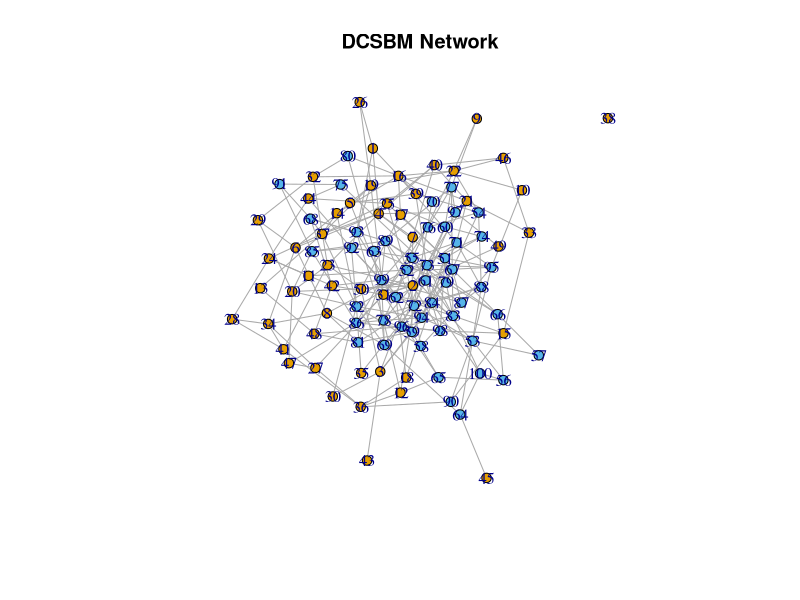

Recreate this plot in R.
# Load the igraph package
if (!require("igraph")) {
  install.packages("igraph")
}
library(igraph)

# Function to generate a DCSBM graph with gamma, alpha, and B as inputs, and an optional seed
generate_dcsbm <- function(n, gamma_vector, alpha1, alpha2, B, seed = NULL) {
  # Set the random seed if provided
  if (!is.null(seed)) {
    set.seed(seed)
  }
  
  # Determine the number of communities (k) from the dimensions of B
  k <- nrow(B)
  
  # Calculate community sizes based on gamma
  # Ensure gamma_vector sums to 1
  gamma_vector <- gamma_vector / sum(gamma_vector)
  
  # Calculate sizes based on gamma_vector
  sizes <- round(gamma_vector * n)
  
  # Check if sizes sum up to n, adjust if necessary
  while (sum(sizes) != n) {
    diff <- n - sum(sizes)
    sizes[which.max(sizes)] <- sizes[which.max(sizes)] + diff
  }
  
  # Create the membership vector based on sizes
  membership <- rep(1:k, sizes)
  
  # Generate degree correction parameters (theta) for each node
  # Range of theta is from alpha to 1
  theta <- runif(n, min = alpha1, max = alpha2)
  # Scale to ensure theta[i] * theta[j] * max(B) <= 1
  #max_theta_prod <- max(theta)^2
  #scale_factor <- sqrt(1 / (max(B) * max_theta_prod))
  #theta <- theta * scale_factor
  
  # Initialize the adjacency matrix
  adj_matrix <- matrix(0, n, n)
  
  # Generate the adjacency matrix for the DCSBM
  for (i in 1:n) {
    for (j in i:n) {  # Only upper triangle to avoid duplicates
      # Determine the blocks for nodes i and j
      block_i <- membership[i]
      block_j <- membership[j]
      
      # Calculate the probability of an edge
      p_ij <- pmin(1,B[block_i, block_j] * theta[i] * theta[j])
      
      # Generate edge based on probability
      adj_matrix[i, j] <- rbinom(1, 1, p_ij)
      adj_matrix[j, i] <- adj_matrix[i, j]  # Symmetric for undirected graph
    }
  }
  
  # Create igraph object from adjacency matrix
  dcsbm_graph <- graph_from_adjacency_matrix(adj_matrix, mode = "undirected", diag = FALSE)
  V(dcsbm_graph)$membership <- membership
  
  return(list(graph = dcsbm_graph, membership = membership, adjacency_matrix = adj_matrix))
}



# Example usage
n <- 100                          # Number of nodes
gamma <- c(0.5, 0.5)                      # Ratio of two community sizes
alpha1 <- 0.5                      # Lower bound for degree correction (theta)
alpha2 <- 1
B <- matrix(c(0.1, 0.05,
              0.05, 0.2), 
            nrow = 2, ncol = 2, byrow = TRUE)  # Block connectivity matrix for 2 communities
seed <- 123                       # Optional seed for reproducibility

# Generate DCSBM graph
dcsbm_result <- generate_dcsbm(n, gamma, alpha1, alpha2, B, seed)

# Plot the graph
plot(dcsbm_result$graph, vertex.color = dcsbm_result$membership, vertex.size = 5, edge.arrow.size = 0.5, main = "DCSBM Network")
